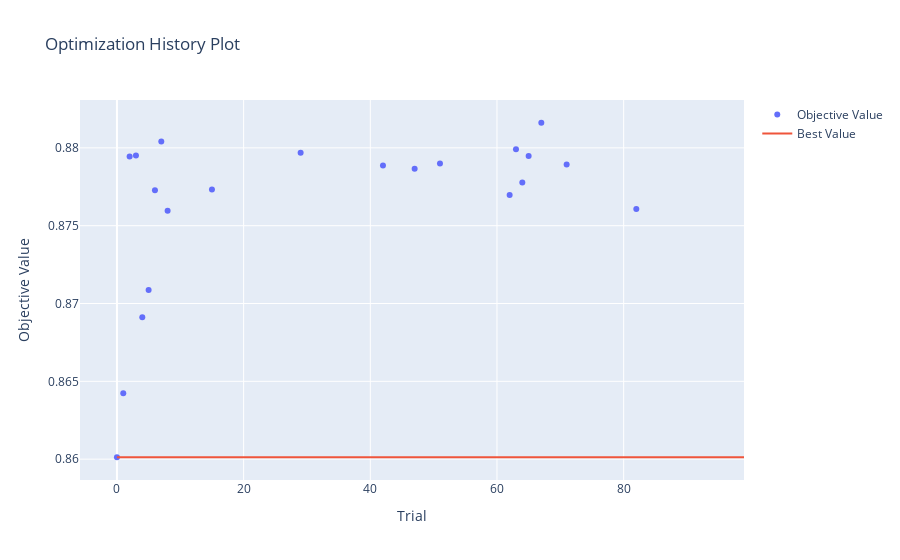

The notebook cell saved with this chart:
### Markdown cell above
## ***Optuna Visualization***

### Code cell
optuna.visualization.plot_optimization_history(study_lgbm_balanced)
